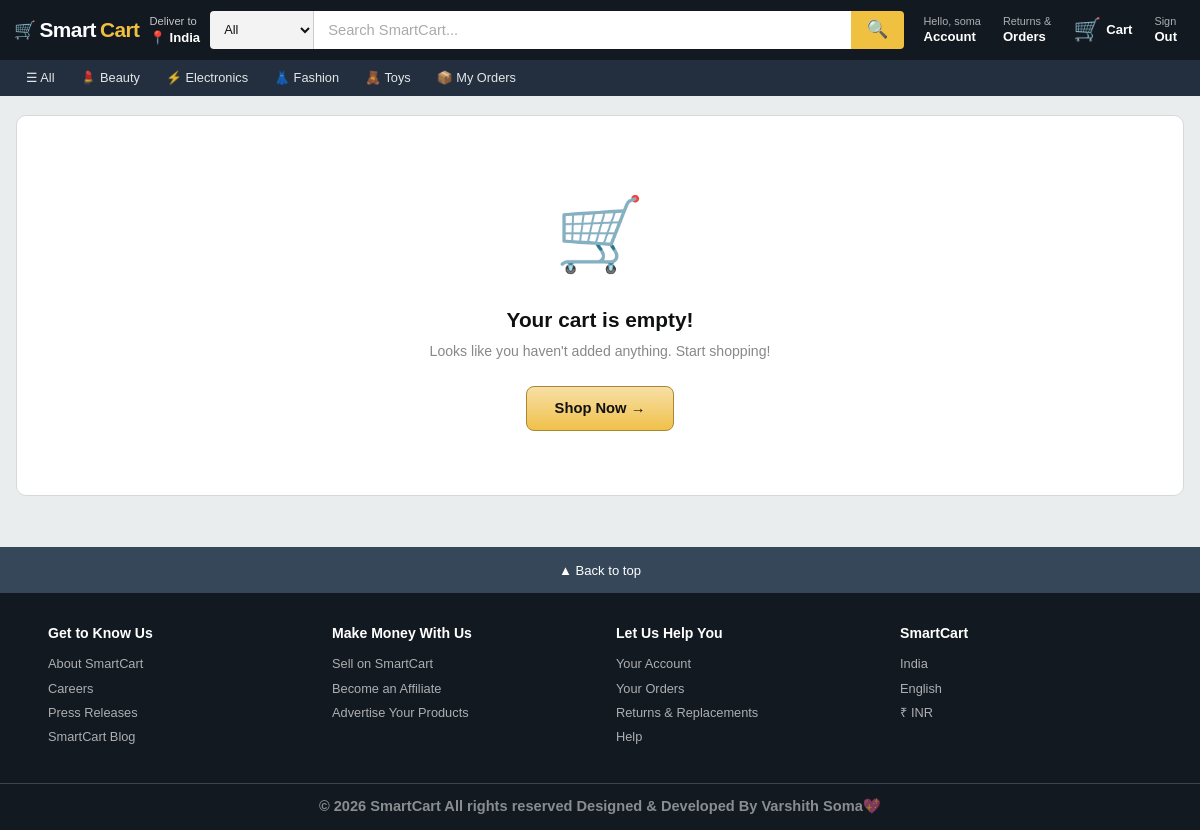
Screenshot of /user/cart (signed in) with the database file from the repository.
### tables this page shows
CREATE TABLE products (
            product_id      INTEGER PRIMARY KEY AUTOINCREMENT,
            name            TEXT NOT NULL,
            description     TEXT,
            category        TEXT,
            price           REAL NOT NULL,
            image           TEXT,
            quantity        INTEGER DEFAULT 0,
            added_by_admin  INTEGER,
            FOREIGN KEY (added_by_admin) REFERENCES admin(admin_id)
        );

### app.py (the view)
@app.route('/user/cart')
def view_cart():
    if 'user_id' not in session:
        flash("Please login first!", "danger")
        return redirect('/user-login')
    cart        = session.get('cart', {})
    grand_total = sum(i['price'] * i['quantity'] for i in cart.values())
    cart_count  = sum(i['quantity'] for i in cart.values())
    return render_template('user/cart.html', cart=cart, grand_total=grand_total, cart_count=cart_count)

### app.py (called while the page is built)
def get_db_connection():
    conn = sqlite3.connect(DATABASE)
    conn.row_factory = sqlite3.Row
    return conn

@app.context_processor
def inject_categories():
    try:
        conn   = get_db_connection()
        cursor = conn.cursor()
        cursor.execute("SELECT DISTINCT category FROM products WHERE quantity > 0 AND category IS NOT NULL ORDER BY category")
        cats = cursor.fetchall()
        conn.close()
        return {'categories': cats}
    except Exception:
        return {'categories': []}

### templates/user/cart.html (shortened to what this page needs)
{% extends "user/base_user.html" %}
{% block content %}
{% if cart %}
<div class="cart-page-wrap">
    <div class="cart-panel">
        <div class="cart-panel-header">
            <div>
                <div class="cart-panel-title">🛒 Shopping Cart</div>
                <div class="cart-panel-count">
                    {{ cart|length }} item{% if cart|length != 1 %}s{% endif %} in your cart
                </div>
            </div>
            <div class="cart-panel-subtotal">
                Subtotal<br>
                <strong>₹{{ "%.2f"|format(grand_total) }}</strong>
            </div>
        </div>
        <div class="cart-col-labels">
            <span>Product</span>
            <span>Details</span>
            <span style="text-align:center">Qty</span>
            <span style="text-align:right">Price</span>
        </div>
        {% for pid, item in cart.items() %}
        <div class="cart-item">
            <div class="cart-img-wrap">
                <img src="/static/uploads/product_images/{{ item.image }}"
                     alt="{{ item.name }}" loading="lazy">
            </div>
            <div class="cart-info">
                <div class="cart-name">{{ item.name }}</div>
                <div class="cart-badges">
                    <span class="badge badge-green">✅ In Stock</span>
                    <span class="badge badge-blue">🚚 Free Delivery</span>
                </div>
                <div class="cart-actions">
                    <a href="/user/cart/remove/{{ pid }}"
                       class="act-btn act-delete"
                       onclick="return confirm('Remove this item from cart?')">
                        🗑 Delete
                    </a>
                    <span class="act-sep"></span>
                    <span class="act-btn act-save">🔖 Save for later</span>
                </div>
            </div>
            <div class="cart-qty-col">
                <div class="qty-ctrl">
                    <a href="/user/cart/decrease/{{ pid }}" class="qty-btn">−</a>
                    <span class="qty-val">{{ item.quantity }}</span>
                    <a href="/user/cart/increase/{{ pid }}" class="qty-btn">+</a>
                </div>
            </div>
            <div class="cart-price-col">
                <div class="cart-item-total">₹{{ "%.2f"|format(item.price * item.quantity) }}</div>
                <div class="cart-item-unit">₹{{ "%.0f"|format(item.price) }} × {{ item.quantity }}</div>
            </div>
        </div>
        {% endfor %}
        <div class="cart-panel-footer">
            <a href="/user/products" class="btn-continue">← Continue Shopping</a>
            <div class="subtotal-line">
                Subtotal ({{ cart|length }} item{% if cart|length != 1 %}s{% endif %}):
                <strong>₹{{ "%.2f"|format(grand_total) }}</strong>
            </div>
        </div>
    </div>
    <div class="cart-right">
        <div class="summary-box">
            <div class="summary-title">Price Details</div>
            <div class="summary-row">
                <span>Price ({{ cart|length }} item{% if cart|length != 1 %}s{% endif %})</span>
                <span>₹{{ "%.2f"|format(grand_total) }}</span>
            </div>
            <div class="summary-row green">
                <span>Discount</span>
                <span>− ₹0.00</span>
            </div>
            <div class="summary-row green">
                <span>Delivery Charges</span>
                <span>FREE 🎉</span>
            </div>
            <hr class="summary-divider">
            <div class="summary-total">
                <span>Total Amount</span>
                <span>₹{{ "%.2f"|format(grand_total) }}</span>
            </div>
            <div class="summary-save">
                🎉 You will save ₹0 on this order
            </div>
            <a href="/user/pay" class="btn-checkout">
                🔒 Proceed to Pay &nbsp;·&nbsp; ₹{{ "%.2f"|format(grand_total) }}
            </a>
            <div class="checkout-lock">
                🔐 Safe & Secure &nbsp;·&nbsp; Easy Returns &nbsp;·&nbsp; 100% Genuine
            </div>
        </div>
        <div class="trust-panel">
            <div class="trust-item"><span class="trust-icon">🚚</span> Free delivery on all orders</div>
            <div class="trust-item"><span class="trust-icon">↩️</span> Easy 7-day returns</div>
            <div class="trust-item"><span class="trust-icon">✅</span> 100% genuine products</div>
            <div class="trust-item"><span class="trust-icon">🔒</span> Secured by Razorpay</div>
        </div>
    </div>
</div>
{% else %}
<div style="max-width:1280px;margin:1.2rem auto;padding:0 16px;">
    <div class="cart-empty-wrap">
        <div class="empty-icon">🛒</div>
        <div class="empty-title">Your cart is empty!</div>
        <div class="empty-sub">Looks like you haven't added anything. Start shopping!</div>
        <a href="/user/products" class="btn-shop-now">Shop Now →</a>
    </div>
</div>
{% endif %}
{% endblock %}

### templates/user/base_user.html (shortened to what this page needs)
<!DOCTYPE html>
<html lang="en">
<head>
    <link rel="stylesheet" href="{{ url_for('static', filename='css/style.css') }}">
</head>
<body>
<nav class="navbar">
    <div class="navbar-top">
        <a href="/user-dashboard" class="nav-logo">
            <span class="nav-logo-icon">🛒</span>
            <span class="logo-smart">Smart</span><span class="logo-cart">Cart</span>
        </a>
        <div class="nav-deliver">
            <span>Deliver to</span>
            <strong>📍 India</strong>
        </div>
        <div class="nav-search-wrap" id="desktopSearchWrap">
            <select class="nav-search-category" id="searchCategory">
                <option value="">All</option>
            </select>
            <input
                type="text"
                class="nav-search-input"
                id="desktopSearchInput"
                placeholder="Search SmartCart..."
                autocomplete="off"
            >
            <button class="nav-search-btn" id="desktopSearchBtn">🔍</button>
        </div>
        <div class="nav-icons">
            <a href="/user/profile" class="nav-icon-btn">
                <small>Hello, {% if session.user_name %}{{ session.user_name.split()[0] }}{% else %}Sign in{% endif %}</small>
                <strong>Account</strong>
            </a>
            <a href="/user/my-orders" class="nav-icon-btn nav-returns">
                <small>Returns &</small>
                <strong>Orders</strong>
            </a>
            <a href="/user/cart" class="nav-cart-wrap">
                <div style="position:relative;">
                    <span class="nav-cart-icon">🛒</span>
                </div>
                <span class="nav-cart-label">Cart</span>
            </a>
            <a href="/user-logout" class="nav-icon-btn">
                <small>Sign</small>
                <strong>Out</strong>
            </a>
        </div>
    </div>
    <div class="navbar-cats">
        <a href="/user/products"
           class="cat-link {% if not request.args.get('category') and request.path == '/user/products' %}cat-active{% endif %}">
            ☰ All
        </a>
        {% if categories is defined and categories %}
            {% set cat_icons = {
                'Electronics': '⚡',
                'Fashion':     '👗',
                'Clothes':     '👔',
                'Home':        '🏠',
                'Kitchen':     '🍳',
                'Books':       '📚',
                'Sports':      '💪',
                'Toys':        '🧸',
                'Beauty':      '💄',
                'Grocery':     '🛒',
                'Furniture':   '🪑',
                'Automotive':  '🚗'
            } %}
            {% for cat in categories %}
            <a href="/user/products?category={{ cat.category | urlencode }}"
               class="cat-link {% if request.args.get('category') == cat.category %}cat-active{% endif %}">
                {{ cat_icons.get(cat.category, '🏷️') }} {{ cat.category }}
            </a>
            {% endfor %}
        {% endif %}
        <a href="/user/my-orders"
           class="cat-link {% if request.path == '/user/my-orders' %}cat-active{% endif %}">
            📦 My Orders
        </a>
    </div>
</nav>
<main class="main-content">
    {% block content %}{% endblock %}
</main>
<footer class="site-footer">
    <div class="footer-top" onclick="window.scrollTo({top:0,behavior:'smooth'})">
        ▲ Back to top
    </div>
    <div class="footer-grid">
        <div class="footer-col">
            <h4>Get to Know Us</h4>
            <a href="#">About SmartCart</a>
            <a href="#">Careers</a>
            <a href="#">Press Releases</a>
            <a href="#">SmartCart Blog</a>
        </div>
        <div class="footer-col">
            <h4>Make Money With Us</h4>
            <a href="#">Sell on SmartCart</a>
            <a href="#">Become an Affiliate</a>
            <a href="#">Advertise Your Products</a>
        </div>
        <div class="footer-col">
            <h4>Let Us Help You</h4>
            <a href="/user/profile">Your Account</a>
            <a href="/user/my-orders">Your Orders</a>
            <a href="#">Returns &amp; Replacements</a>
            <a href="#">Help</a>
        </div>
        <div class="footer-col">
            <h4>SmartCart</h4>
            <p>India</p>
            <p>English</p>
            <p>₹ INR</p>
        </div>
    </div>
    <div class="footer-bottom">
        <h3>© 2026 SmartCart All rights reserved Designed & Developed By Varshith Soma💖</h3>
    </div>
</footer>
</body>
</html>

### static/css/style.css (style rules this page uses)
:root { --amazon-navy: #131921; --amazon-mid: #232f3e; --amazon-light: #37475a; --amazon-yellow: #f0c040; --amazon-orange: #ff9900; --amazon-red: #e31837; --white: #ffffff; --gray-50: #f8f9fa; --gray-100: #f3f3f3; --gray-200: #e0e0e0; --gray-300: #ddd; --gray-500: #888; --gray-700: #565959; --gray-900: #0f1111; --danger: #e81b23; --success: #28a745; --warning: #f0ad4e; --blue: #0066cc; --radius-xs: 4px; --radius-sm: 8px; --radius-md: 10px; }
* { margin: 0; padding: 0; box-sizing: border-box; }
html { scroll-behavior: smooth; overflow-x: hidden; }
body { font-family: Arial, -apple-system, BlinkMacSystemFont, 'Segoe UI', sans-serif; background: var(--gray-50); color: var(--gray-900); overflow-x: hidden; line-height: 1.5; }
h1, h2, h3, h4, h5, h6 { font-weight: 600; line-height: 1.2; }
a { color: #0066cc; text-decoration: none; transition: color 0.2s; }

### templates/user/cart.html (style rules this page uses)
.cart-empty-wrap { background: #fff; border: 1px solid #d5d9d9; border-radius: 10px; padding: 4rem 2rem; text-align: center; grid-column: 1 / -1; }
.empty-icon { font-size: 4.5rem; margin-bottom: 1rem; }
.empty-title { font-size: 1.3rem; font-weight: 700; color: #0f1111; margin-bottom: .4rem; }
.empty-sub { font-size: 0.88rem; color: #888; margin-bottom: 1.5rem; }
.btn-shop-now { display: inline-block; background: linear-gradient(to bottom, #f7dfa5, #f0c14b); border: 1px solid #a88734; color: #111; font-weight: 700; font-size: 0.92rem; padding: 10px 28px; border-radius: 8px; text-decoration: none; transition: background .15s; }

### rows the page displays
products: get "💄", category "Beauty"
products: get "👗", category "Fashion"
products: get "🧸", category "Toys"

### other values shown
{{ session.user_name.split()[0] }} "soma"
{{ cat_icons.get(cat.category, '🏷️') }} "⚡"
{{ cat.category }} "Electronics"
